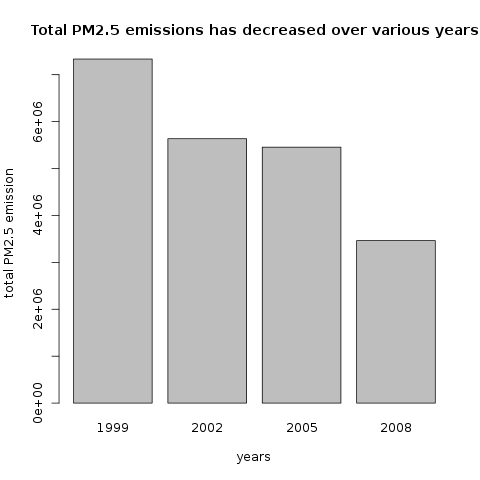

Write R code to recreate this figure.
source('general_script.R')

#Extracting data
aggregatedTotalByYear <- aggregate(Emissions ~ year, NEI, sum)

#Plotting
png('plot1.png')
barplot( height=aggregatedTotalByYear$Emissions
       , names.arg=aggregatedTotalByYear$year
       , xlab="years"
       , ylab="total PM2.5 emission"
       , main="Total PM2.5 emissions has decreased over various years"
       )
dev.off()